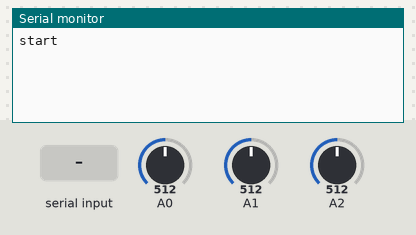
Simulated run of this sketch. Board: Arduino Uno, built with avr-gcc and run on an emulated ATmega328P. On the bench: the last lines printed to the serial monitor. The inputs (shaded band) are chosen by the test bench; at power-on: A0 = 512, A1 = 512, A2 = 512.

Above: at 1.2 s.
1.3 s: "start" received over Serial
At 2.41 s:
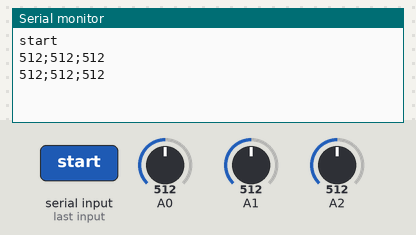
4.2 s: A0 set to 716
At 4.22 s:
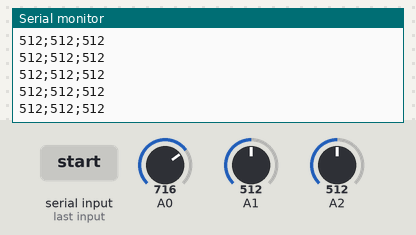
5.7 s: A1 set to 716
At 5.74 s:
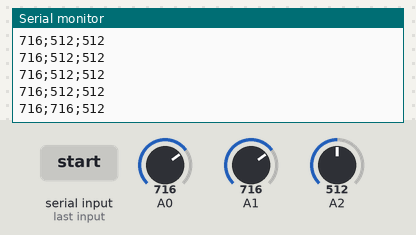
7.2 s: A2 set to 716
At 7.25 s:
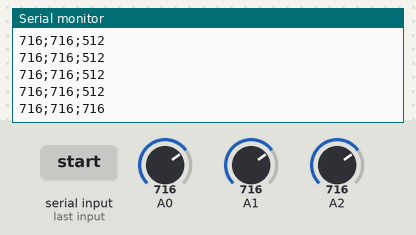
8.7 s: A0 set to 900
At 8.76 s:
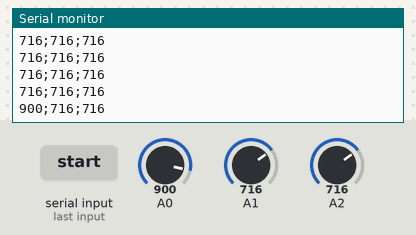
10.2 s: A1 set to 900
At 10.27 s:
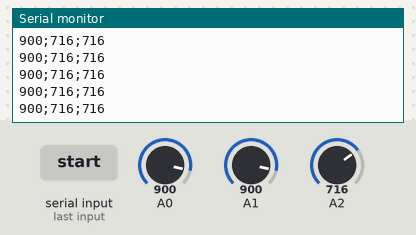
Timing chart, 0 to 13.2 s (numbered marks = the images above; inputs shaded):
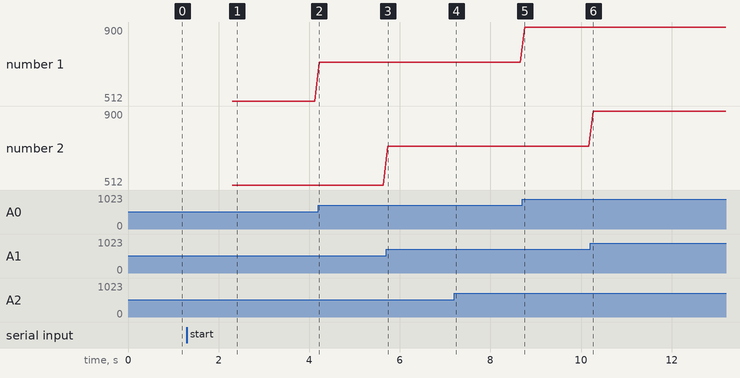

The sketch:

test_code.ino
```cpp
void setup() {

  Serial.begin(9600);
  while(!Serial){}
  Serial.println("start");
}

void loop() {
  if(Serial.available() > 0){
    Decode(Serial.readString());
  }
}

void Decode(String command){
  if(command == "start"){
    SendValue();
  }else{
        Serial.println("Command Unknown");
      }
}


void SendValue(){
  while(1){
      if(Serial.available() > 0 && Serial.readString() == "stop"){
        return;
      }
      Serial.print(analogRead(A0));
      Serial.print(";");
      Serial.print(analogRead(A1));
      Serial.print(";");
      Serial.println(analogRead(A2));
      delay(100);
  }
}
```

Measured:
- after the input at 1.3 s, the serial monitor: prints a new line after 1.0 s (image 1)
- after the input at 5.7 s, the serial monitor: prints a new line at once (image 3)
- after the input at 7.2 s, the serial monitor: prints a new line after 0.05 s (image 4)
- after the input at 8.7 s, the serial monitor: prints a new line after 0.06 s (image 5)
- plotted number 1: 512 → 716 after the input at 4.2 s, 716 → 900 after the input at 8.7 s
